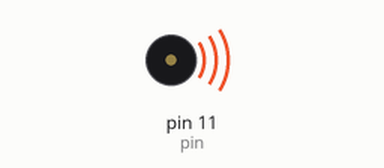
Recording of a sketch running on a simulated Arduino Uno, built with avr-gcc and run on an emulated ATmega328P. Parts: buzzer (waves = sounding).

Above: at 0.2 s.
Timing chart, 0 to 5.8 s (numbered marks = the images above):
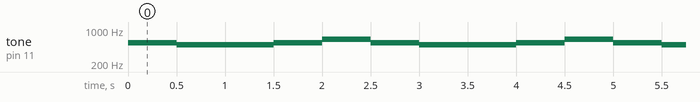

The sketch:

toneInClass.ino
```cpp
int pin = 11;

void setup() {
  // put your setup code here, to run once:
   pinMode(pin,OUTPUT);
}

void loop() {
  // put your main code here, to run repeatedly:
  tone(pin, 550);
  delay(500);
  tone(pin, 500);
  delay(500);
  tone(pin, 500);
  delay(500);
  tone(pin, 550);
  delay(500);
  tone(pin,650);
  delay(500);
}
```

Measured:
- by itself, tone on pin 11 (pin): repeats every 2.5 s: 500 Hz 1.0 s, 550 Hz 0.50 s, 650 Hz 0.50 s, 550 Hz 0.50 s
